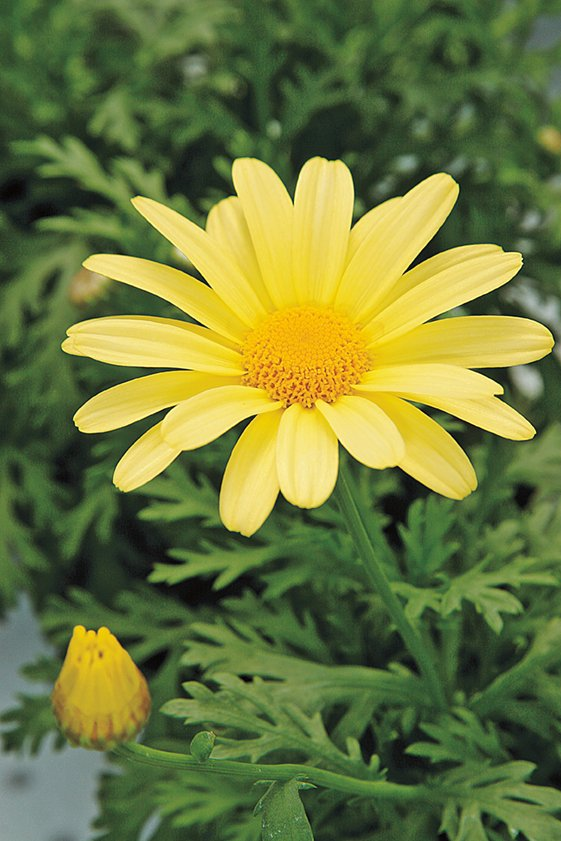
#> input picture images/daisy.jpg, 561 x 841 px
$ python grabcut_flower.py
#> lines starting #> are read from the running program, lines starting #| are printed output that depends on the picture; after the words box and inside, x2 and y2 are one past the last pixel; in counts of white or black regions, pixels touching at a corner belong together
import cv2
import numpy as np
import matplotlib.pyplot as plt
import os

# -------------------------
# Settings
# -------------------------
IMG_PATH = "../images/daisy.jpg"
OUT_DIR = "../outputs"
os.makedirs(OUT_DIR, exist_ok=True)

# -------------------------
# Load image
# -------------------------
img = cv2.imread(IMG_PATH)
#> img is the input picture: shape (841, 561, 3); mean B, G, R 60.7, 120.3, 108.5
if img is None:
    raise FileNotFoundError(f"Could not load image: {IMG_PATH}")

img_rgb = cv2.cvtColor(img, cv2.COLOR_BGR2RGB)

# -------------------------
# (a) GrabCut Segmentation
# -------------------------
# Define rectangle around flower (adjust coordinates if needed)
rect = (50, 50, 400, 400)  # x, y, w, h

# Create mask and background/foreground models
mask = np.zeros(img.shape[:2], dtype=np.uint8)
bgd_model = np.zeros((1, 65), dtype=np.float64)
fgd_model = np.zeros((1, 65), dtype=np.float64)

# Apply grabCut
cv2.grabCut(img, mask, rect, bgd_model, fgd_model, 5, cv2.GC_INIT_WITH_RECT)

# Final mask: 0=background, 1=foreground
mask_final = np.where((mask == 2) | (mask == 0), 0, 1).astype(np.uint8)

# Extract foreground and background
fg = cv2.bitwise_and(img, img, mask=mask_final)
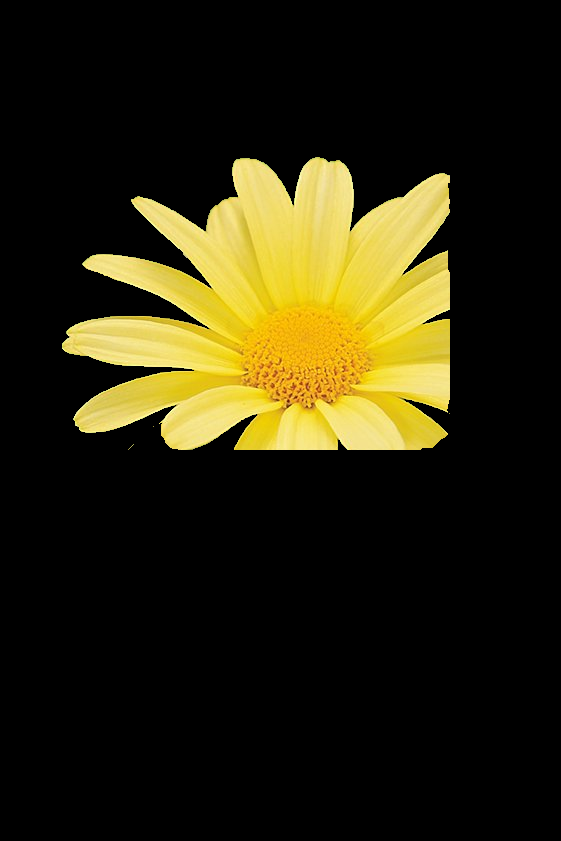
#> fg: shape (841, 561, 3); mean B, G, R 13.3, 36.3, 41
bg = cv2.bitwise_and(img, img, mask=cv2.bitwise_not(mask_final))
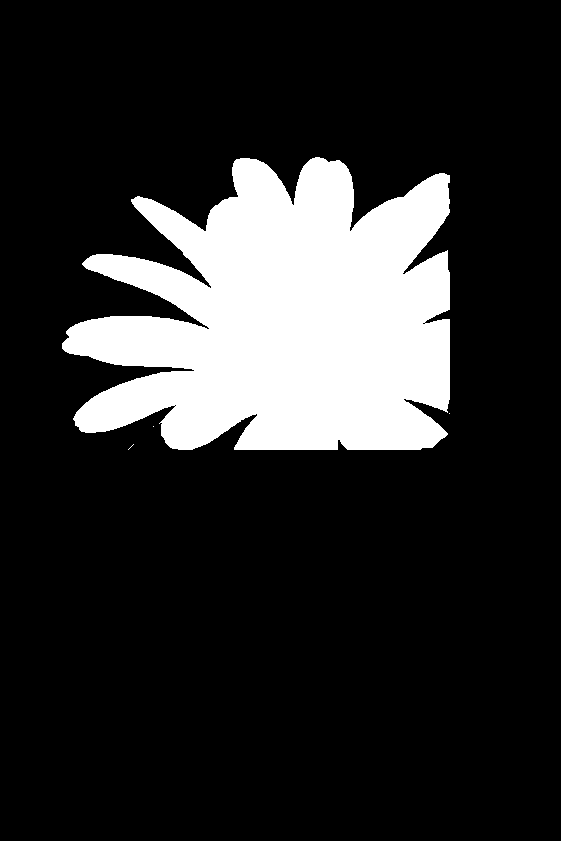
#> mask_final: shape (841, 561); values 0 (black) and 1 (white), 17.3% white; 4 white regions (3 under 20 px), largest, box (x1, y1, x2, y2) and area: (62, 157, 450, 450) 81658

# -------------------------
# (b) Enhanced Image with Blurred Background
# -------------------------
# Blur background
bg_blur = cv2.GaussianBlur(bg, (25, 25), 0)
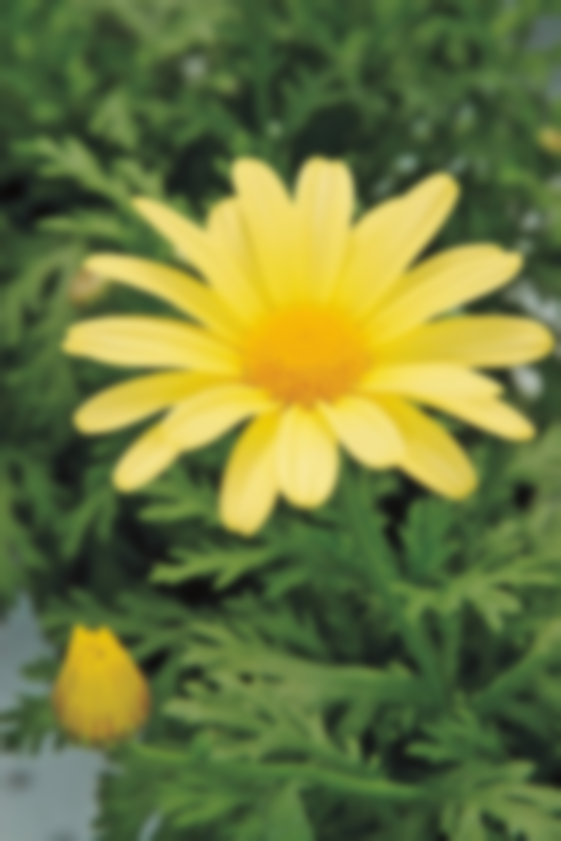
#> bg_blur: shape (841, 561, 3); mean B, G, R 60.7, 120.3, 108.5

# Combine foreground with blurred background
enhanced = cv2.add(fg, bg_blur)
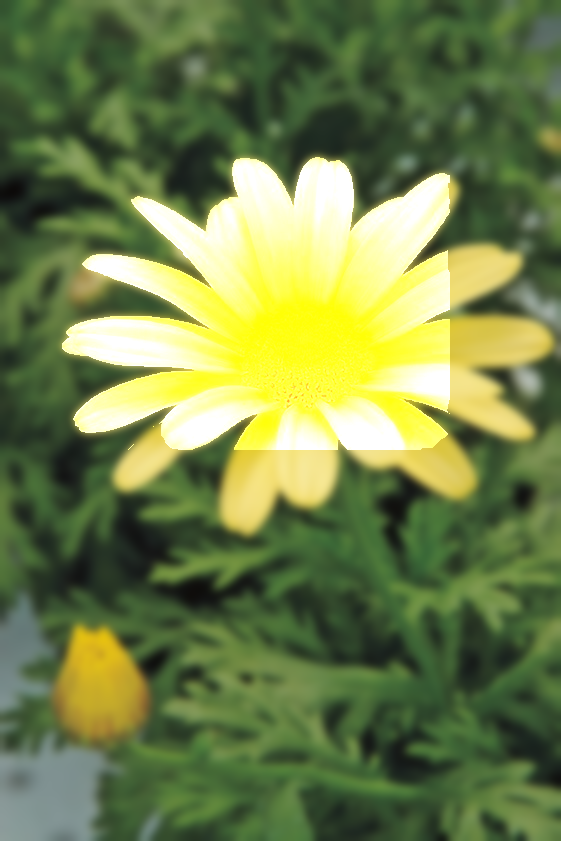
#> enhanced: shape (841, 561, 3); mean B, G, R 73.8, 129, 112.6

# -------------------------
# (c) Why is the background just beyond the edge of the flower quite dark?
# -------------------------
# Answer:
# The background just beyond the edge of the flower appears dark because:
# - GrabCut assigns uncertain pixels (near edges) to "probable background"
# - These pixels are treated as background and blurred
# - When combined with foreground, they become darker due to blending
# - This is especially noticeable when the original background has high contrast

# -------------------------
# Display results
# -------------------------
fig, axes = plt.subplots(2, 3, figsize=(15, 10))

axes[0,0].imshow(img_rgb)
axes[0,0].set_title("Original")
axes[0,0].axis('off')

axes[0,1].imshow(mask_final, cmap='gray')
axes[0,1].set_title("Segmentation Mask")
axes[0,1].axis('off')

axes[0,2].imshow(fg)
axes[0,2].set_title("Foreground")
axes[0,2].axis('off')

axes[1,0].imshow(bg)
axes[1,0].set_title("Background")
axes[1,0].axis('off')

axes[1,1].imshow(bg_blur)
axes[1,1].set_title("Blurred Background")
axes[1,1].axis('off')

axes[1,2].imshow(enhanced)
axes[1,2].set_title("Enhanced Image")
axes[1,2].axis('off')

plt.tight_layout()
plt.savefig(os.path.join(OUT_DIR, "q8_results.png"), dpi=120)
#> figure, not shown here; B, G, R data is drawn as R, G, B
plt.show()

# -------------------------
# Save outputs
# -------------------------
cv2.imwrite(os.path.join(OUT_DIR, "q8_mask.png"), mask_final)
cv2.imwrite(os.path.join(OUT_DIR, "q8_foreground.png"), fg)
cv2.imwrite(os.path.join(OUT_DIR, "q8_background.png"), bg)
cv2.imwrite(os.path.join(OUT_DIR, "q8_enhanced.png"), enhanced)

print("✅ Question 8 completed.")

$ run again, with images/emma.jpg copied over images/daisy.jpg
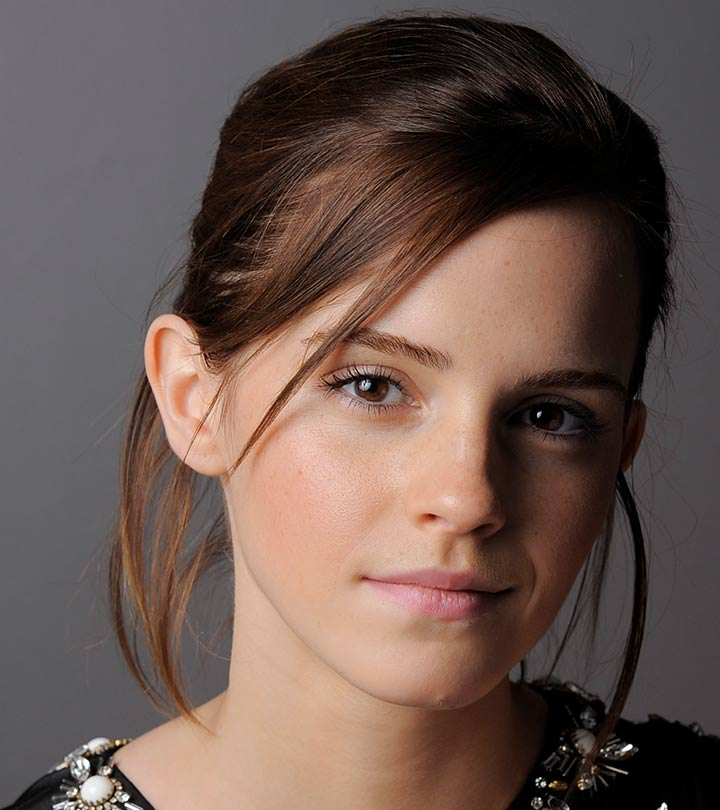
#> input picture images/emma.jpg, 720 x 810 px
#> img is the input picture: shape (810, 720, 3); mean B, G, R 80.1, 87.4, 106.8
#> `bg = cv2.bitwise_and(img, img, mask=cv2.bitwise_not(mask_final))`:
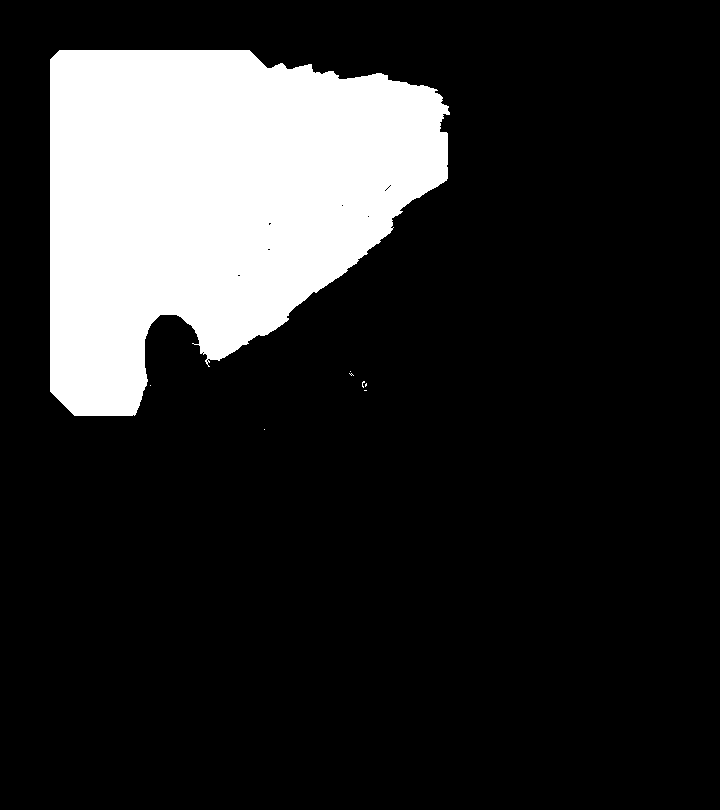
#> mask_final: shape (810, 720); values 0 (black) and 1 (white), 17.4% white; 8 white regions (7 under 20 px), largest, box (x1, y1, x2, y2) and area: (50, 50, 450, 416) 101669
#> `enhanced = cv2.add(fg, bg_blur)`:
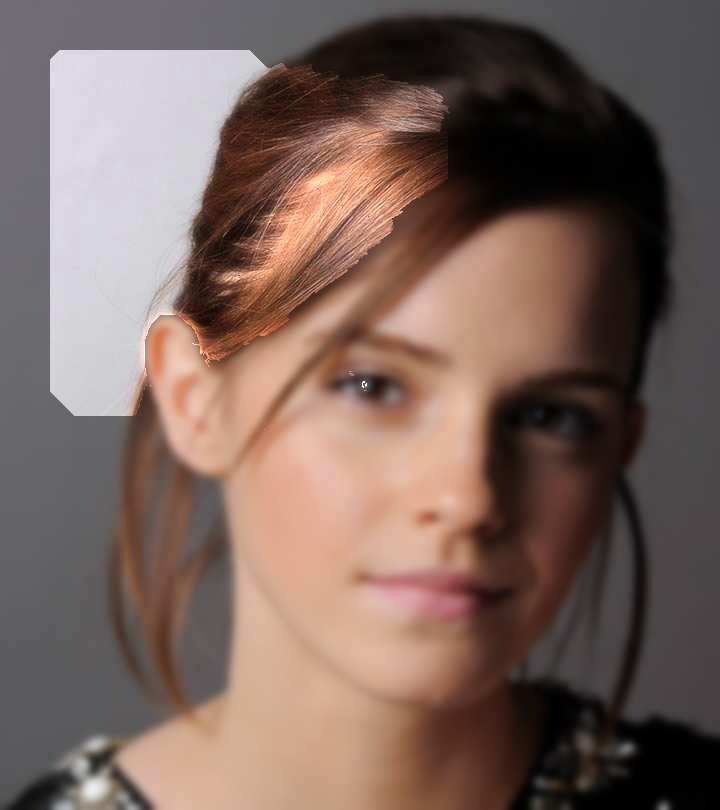
#> enhanced: shape (810, 720, 3); mean B, G, R 92.7, 100.3, 121.7

$ run again, with images/highlights_and_shadows.jpg copied over images/daisy.jpg
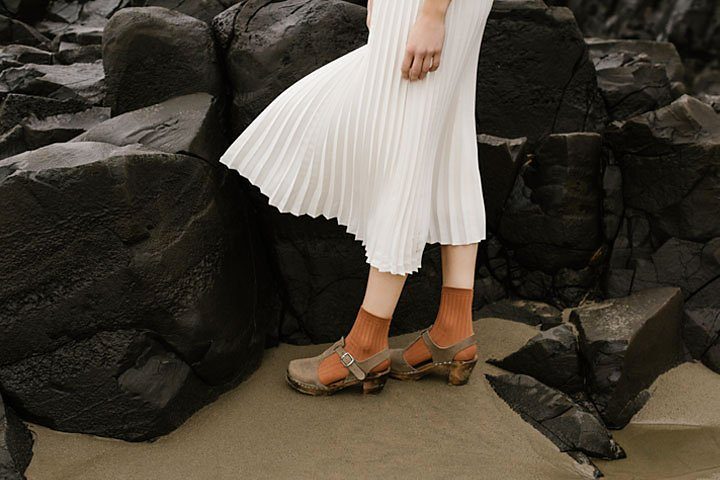
#> input picture images/highlights_and_shadows.jpg, 720 x 480 px
#> img is the input picture: shape (480, 720, 3); mean B, G, R 58.1, 68.6, 75.7
#> `bg = cv2.bitwise_and(img, img, mask=cv2.bitwise_not(mask_final))`:
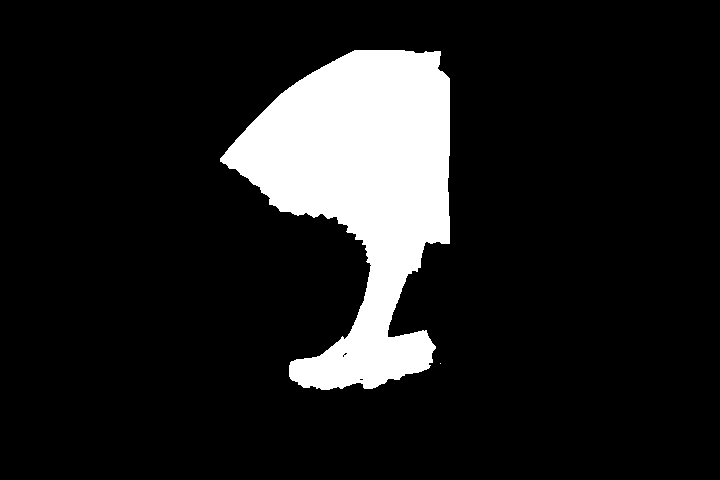
#> mask_final: shape (480, 720); values 0 (black) and 1 (white), 12.2% white; 2 white regions (1 under 20 px), largest, box (x1, y1, x2, y2) and area: (220, 50, 450, 390) 42223
#> `enhanced = cv2.add(fg, bg_blur)`:
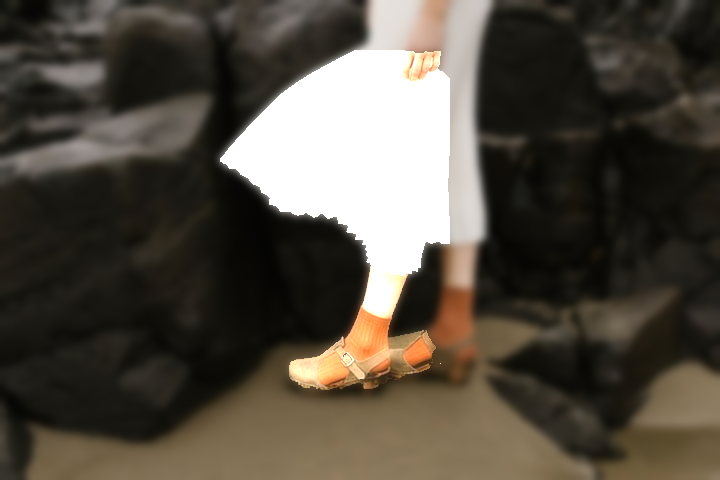
#> enhanced: shape (480, 720, 3); mean B, G, R 65.2, 75.7, 82.4
